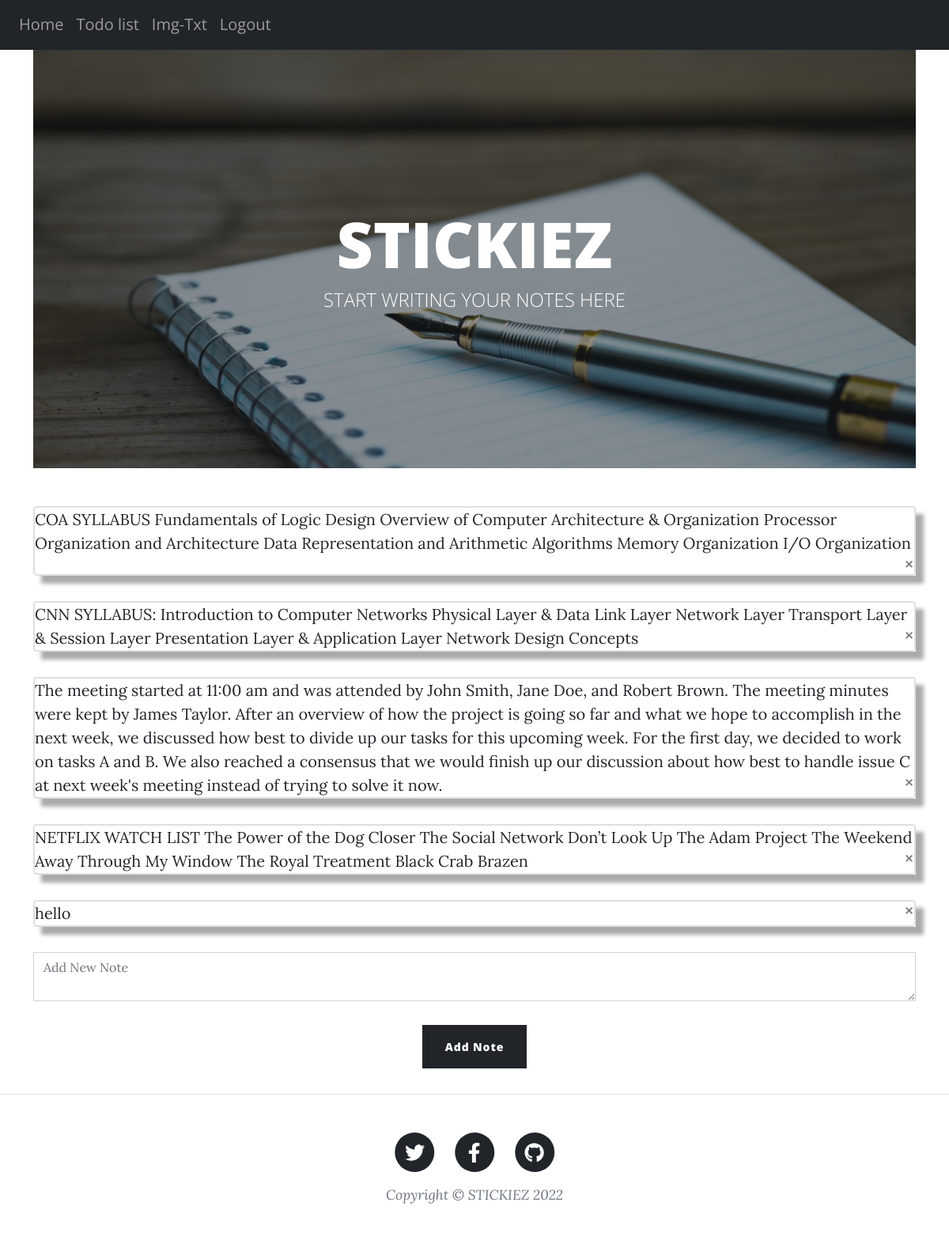
The app's page / (signed in) with its own data.
### website/models.py (models this page shows)
class Note(db.Model):
    id = db.Column(db.Integer, primary_key=True)
    data = db.Column(db.String(10000))
    date = db.Column(db.DateTime(timezone=True), default=func.now())
    user_id = db.Column(db.Integer, db.ForeignKey('user.id'))

### website/views.py (the view, shortened to what this page needs)
@views.route('/', methods=['GET', 'POST'])
@login_required
def home():
    return render_template("home.html", user=current_user)

### website/__init__.py (called while the page is built)
def create_app():
    app = Flask(__name__)
    app.config['SECRET_KEY'] = 'hjshjhdjah kjshkjdhjs'
    app.config['SQLALCHEMY_DATABASE_URI'] = f'sqlite:///{DB_NAME}'
    db.init_app(app)
    from .views import views
    from .auth import auth
    app.register_blueprint(views, url_prefix='/')
    app.register_blueprint(auth, url_prefix='/')
    from .models import User, Note,Todo
    create_database(app)
    login_manager = LoginManager()
    login_manager.login_view = 'auth.login'
    login_manager.init_app(app)
    @login_manager.user_loader
    def load_user(id):
        return User.query.get(int(id))
    return app

### website/templates/home.html (shortened to what this page needs)
{% extends "base.html" %} {% block title %}Home{% endblock %} {% block content
%}
<header class="masthead" style="background-image: url(' static/img/new.png ')">
            <div class="container position-relative px-4 px-lg-5">
                <div class="row gx-4 gx-lg-5 justify-content-center">
                    <div class="col-md-10 col-lg-8 col-xl-7">
                        <div class="site-heading">
                            <h1 >STICKIEZ</h1>
                            <span class="subheading">START WRITING YOUR NOTES HERE</span>
                        </div>
                    </div>
                </div>
            </div>
        </header>
  {% for note in user.notes %}
<div style="box-shadow: 10px 10px 5px #aaaaaa">
<div class="card" >
                <div class="card-big-shadow">
                    <div class="card card-just-text" data-background="color" data-color="blue" data-radius="none">
                        <div class="content">
                            {{ note.data }}
<button type="button" class="close" onClick="deleteNote({{ note.id }})">
                                <span aria-hidden="true">&times;</span>
                            </button>
                        </div>
                    </div>
                </div>
</div>
        </div>
  {% endfor %}
<form method="POST">
  <textarea name="note" id="note" class="form-control" placeholder="Add New Note"></textarea>
  <br />
  <div align="center">
    <button type="submit" class="btn btn-dark">Add Note</button>
  </div>
</form>
{% endblock %}

### records on screen
Note: data "COA SYLLABUS Fundamentals of Logic Design Overview of Computer Architecture & Organization Processor Organization and Architecture Data Representation and Arithmetic Algorithms Memory Organization I/O Organization"
Note: data "CNN SYLLABUS: Introduction to Computer Networks Physical Layer & Data Link Layer Network Layer Transport Layer & Session Layer Presentation Layer & Application Layer Network Design Concepts"
Note: data "The meeting started at 11:00 am and was attended by John Smith, Jane Doe, and Robert Brown. The meeting minutes were kept by James Taylor. After an overview of how the project is going so far and what we hope to accomplish in the next week, we discussed how best to divide up our tasks for this upcoming week. For the first day, we decided to work on tasks A and B. We also reached a consensus that we would finish up our discussion about how best to handle issue C at next week's meeting instead of trying to solve it now."
Note: data "NETFLIX WATCH LIST The Power of the Dog Closer The Social Network Don’t Look Up The Adam Project The Weekend Away Through My Window The Royal Treatment Black Crab Brazen"
Note: data "hello"
